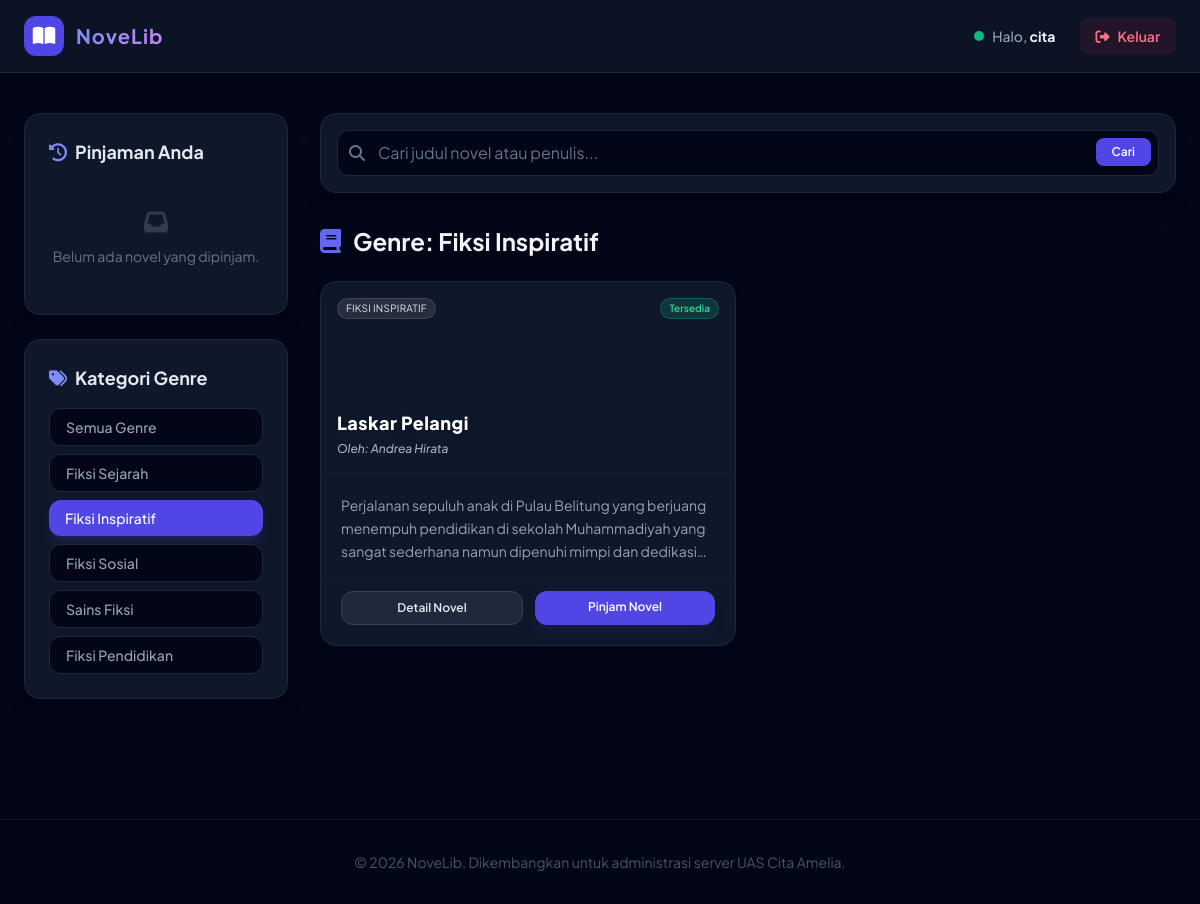
The app's page /Web_dinamis/index.php?genre=Fiksi Inspiratif (signed in) with its own data.
### tables this page shows
CREATE TABLE IF NOT EXISTS novels (
    id INT AUTO_INCREMENT PRIMARY KEY,
    judul VARCHAR(150) NOT NULL,
    penulis VARCHAR(100) NOT NULL,
    penerbit VARCHAR(100) NOT NULL,
    tahun_terbit INT NOT NULL,
    genre VARCHAR(50) NOT NULL,
    sinopsis TEXT NOT NULL,
    cover_image VARCHAR(255) DEFAULT 'default_cover.jpg',
    status ENUM('tersedia', 'dipinjam') DEFAULT 'tersedia',
    created_at TIMESTAMP DEFAULT CURRENT_TIMESTAMP
);

### Web_dinamis/index.php (the view, shortened to what this page needs)
<?php
require_once 'config/koneksi.php';
$user_id = $_SESSION['user_id'];
$username = $_SESSION['username'];
$search = isset($_GET['search']) ? mysqli_real_escape_string($koneksi, trim($_GET['search'])) : '';
$genre_filter = isset($_GET['genre']) ? mysqli_real_escape_string($koneksi, trim($_GET['genre'])) : '';
$query = "SELECT * FROM novels WHERE 1=1";
if (!empty($genre_filter)) {
    $query .= " AND genre = '$genre_filter'";
}
$query .= " ORDER BY id DESC";
$novels_result = mysqli_query($koneksi, $query);
$genres_query = "SELECT DISTINCT genre FROM novels";
$genres_result = mysqli_query($koneksi, $genres_query);
$borrows_query = "SELECT p.*, n.judul, n.penulis FROM peminjaman p
                  JOIN novels n ON p.novel_id = n.id
                  WHERE p.user_id = $user_id AND p.status = 'dipinjam'";
$borrows_result = mysqli_query($koneksi, $borrows_query);
?>
<!DOCTYPE html>
<html lang="id">
<head>
    <script src="https://cdn.tailwindcss.com"></script>
    <link rel="stylesheet" href="https://cdnjs.cloudflare.com/ajax/libs/font-awesome/6.4.0/css/all.min.css">
</head>
<body class="bg-slate-950 text-slate-100 min-h-screen">
    <nav class="sticky top-0 bg-slate-900/80 backdrop-blur-md border-b border-slate-800 z-50">
        <div class="max-w-7xl mx-auto px-6 py-4 flex justify-between items-center">
            <div class="flex items-center gap-3">
                <div class="w-10 h-10 rounded-xl bg-indigo-600 flex items-center justify-center text-white text-xl">
                    <i class="fa-solid fa-book-open"></i>
                </div>
                <span class="text-xl font-bold tracking-wider bg-gradient-to-r from-indigo-400 to-purple-400 bg-clip-text text-transparent">NoveLib</span>
            </div>
            <div class="flex items-center gap-6">
                <div class="hidden md:flex items-center gap-2">
                    <span class="text-xs w-2.5 h-2.5 rounded-full bg-emerald-500 animate-pulse"></span>
                    <span class="text-sm font-medium text-slate-400">Halo, <strong class="text-slate-100"><?= htmlspecialchars($username); ?></strong></span>
                </div>
                <a href="logout.php" class="px-4 py-2 bg-rose-600/10 hover:bg-rose-600 text-rose-400 hover:text-white rounded-lg text-sm font-semibold transition-all duration-300">
                    <i class="fa-solid fa-right-from-bracket mr-2"></i>Keluar
                </a>
            </div>
        </div>
    </nav>
    <main class="max-w-7xl mx-auto px-6 py-10 grid grid-cols-1 lg:grid-cols-4 gap-8">
        <div class="lg:col-span-1 space-y-6">
            <div class="bg-slate-900 border border-slate-800 rounded-2xl p-6 shadow-xl">
                <h3 class="font-bold text-slate-200 text-lg mb-4 flex items-center gap-2">
                    <i class="fa-solid fa-clock-rotate-left text-indigo-400"></i> Pinjaman Anda
                </h3>
                <?php if (mysqli_num_rows($borrows_result) > 0) : ?>
                    <div class="space-y-4">
                        <?php while ($borrow = mysqli_fetch_assoc($borrows_result)) : ?>
                            <div class="p-3 bg-slate-950 border border-slate-800 rounded-xl space-y-1">
                                <h4 class="font-semibold text-slate-200 text-sm line-clamp-1"><?= htmlspecialchars($borrow['judul']); ?></h4>
                                <p class="text-xs text-slate-500">Oleh: <?= htmlspecialchars($borrow['penulis']); ?></p>
                                <div class="flex items-center justify-between pt-2">
                                    <span class="text-[10px] px-2 py-0.5 bg-indigo-500/10 text-indigo-400 border border-indigo-500/20 rounded-md">Dipinjam</span>
                                    <span class="text-[10px] text-slate-500">Tgl: <?= date('d M Y', strtotime($borrow['tanggal_pinjam'])); ?></span>
                                </div>
                            </div>
                        <?php endwhile; ?>
                    </div>
                <?php else : ?>
                    <div class="text-center py-6 text-slate-500 text-sm">
                        <i class="fa-solid fa-inbox text-2xl mb-2 block opacity-40"></i>
                        Belum ada novel yang dipinjam.
                    </div>
                <?php endif; ?>
            </div>
            <div class="bg-slate-900 border border-slate-800 rounded-2xl p-6 shadow-xl">
                <h3 class="font-bold text-slate-200 text-lg mb-4 flex items-center gap-2">
                    <i class="fa-solid fa-tags text-indigo-400"></i> Kategori Genre
                </h3>
                <div class="flex flex-wrap lg:flex-col gap-2">
                    <a href="index.php?search=<?= urlencode($search); ?>"
                        class="px-4 py-2 rounded-xl text-sm font-medium transition-all duration-300 <?= empty($genre_filter) ? 'bg-indigo-600 text-white shadow-lg shadow-indigo-600/20' : 'bg-slate-950 text-slate-400 hover:text-slate-200 hover:bg-slate-850 border border-slate-800' ?>">
                        Semua Genre
                    </a>
                    <?php while ($genre_row = mysqli_fetch_assoc($genres_result)) : ?>
                        <?php $g = $genre_row['genre']; ?>
                        <a href="index.php?genre=<?= urlencode($g); ?>&search=<?= urlencode($search); ?>"
                            class="px-4 py-2 rounded-xl text-sm font-medium transition-all duration-300 <?= $genre_filter === $g ? 'bg-indigo-600 text-white shadow-lg shadow-indigo-600/20' : 'bg-slate-950 text-slate-400 hover:text-slate-200 hover:bg-slate-850 border border-slate-800' ?>">
                            <?= htmlspecialchars($g); ?>
                        </a>
                    <?php endwhile; ?>
                </div>
            </div>
        </div>
        <div class="lg:col-span-3 space-y-8">
            <div class="flex flex-col md:flex-row gap-4 justify-between items-center bg-slate-900 border border-slate-800 p-4 rounded-2xl shadow-xl">
                <form action="" method="GET" class="w-full relative">
                    <span class="absolute inset-y-0 left-0 pl-3 flex items-center text-slate-500">
                        <i class="fa-solid fa-magnifying-glass"></i>
                    </span>
                    <input type="text" name="search" value="<?= htmlspecialchars($search); ?>"
                        class="w-full pl-10 pr-24 py-2.5 bg-slate-950 border border-slate-800 rounded-xl text-slate-200 placeholder-slate-500 focus:outline-none focus:ring-2 focus:ring-indigo-500 focus:border-transparent transition-all"
                        placeholder="Cari judul novel atau penulis...">
                    <button type="submit" class="absolute right-2 top-2 px-4 py-1.5 bg-indigo-600 hover:bg-indigo-700 text-white text-xs font-semibold rounded-lg transition-all">
                        Cari
                    </button>
                </form>
            </div>
            <div>
                <h2 class="text-2xl font-bold text-slate-100 mb-6 flex items-center gap-3">
                    <i class="fa-solid fa-book text-indigo-500"></i>
                    <?= empty($genre_filter) ? 'Semua Koleksi Novel' : 'Genre: ' . htmlspecialchars($genre_filter); ?>
                </h2>
                <?php if (mysqli_num_rows($novels_result) > 0) : ?>
                    <div class="grid grid-cols-1 sm:grid-cols-2 xl:grid-cols-3 gap-6">
                        <?php while ($novel = mysqli_fetch_assoc($novels_result)) : ?>
                            <div class="bg-slate-900 border border-slate-800 rounded-2xl overflow-hidden hover:border-slate-700 shadow-lg hover:shadow-2xl hover:-translate-y-1 transition-all duration-300 flex flex-col justify-between">
                                <div>
                                    <?php
                                        $hue = abs(crc32($novel['judul'])) % 360;
                                        $bg_style = "background: linear-gradient(135deg, hsl($hue, 70%, 20%) 0%, hsl(($hue + 60) % 360, 60%, 10%) 100%)";
                                    ?>
                                    <div style="<?= $bg_style; ?>" class="h-48 flex flex-col justify-between p-4 relative text-white border-b border-slate-800/40">
                                        <div class="flex justify-between items-start">
                                            <span class="text-[10px] px-2 py-0.5 bg-white/10 backdrop-blur-md rounded-full text-slate-200 border border-white/10 uppercase tracking-wide">
                                                <?= htmlspecialchars($novel['genre']); ?>
                                            </span>
                                            <?php if ($novel['status'] === 'tersedia') : ?>
                                                <span class="text-[10px] px-2 py-0.5 bg-emerald-500/20 text-emerald-400 border border-emerald-500/30 rounded-full font-semibold">Tersedia</span>
                                            <?php else: ?>
                                                <span class="text-[10px] px-2 py-0.5 bg-amber-500/20 text-amber-400 border border-amber-500/30 rounded-full font-semibold">Dipinjam</span>
                                            <?php endif; ?>
                                        </div>
                                        <div class="space-y-1">
                                            <h3 class="font-extrabold text-lg tracking-wide drop-shadow line-clamp-2"><?= htmlspecialchars($novel['judul']); ?></h3>
                                            <p class="text-xs text-slate-300/80 italic font-medium">Oleh: <?= htmlspecialchars($novel['penulis']); ?></p>
                                        </div>
                                    </div>
                                    <div class="p-5 space-y-3">
                                        <p class="text-sm text-slate-400 line-clamp-3 leading-relaxed">
                                            <?= htmlspecialchars($novel['sinopsis']); ?>
                                        </p>
                                    </div>
                                </div>
                                <div class="px-5 pb-5 pt-2 flex gap-3 border-t border-slate-800/30">
                                    <a href="detail.php?id=<?= $novel['id']; ?>"
                                        class="flex-1 py-2 text-center bg-slate-800 hover:bg-slate-750 text-slate-200 hover:text-white text-xs font-semibold rounded-xl border border-slate-700 transition-all">
                                        Detail Novel
                                    </a>
                                    <?php if ($novel['status'] === 'tersedia') : ?>
                                        <a href="pinjam.php?id=<?= $novel['id']; ?>"
                                            onclick="return confirm('Apakah Anda yakin ingin meminjam novel ini?')"
                                            class="flex-1 py-2 text-center bg-indigo-600 hover:bg-indigo-700 text-white text-xs font-semibold rounded-xl shadow-lg shadow-indigo-600/10 active:scale-[0.97] transition-all">
                                            Pinjam Novel
                                        </a>
                                    <?php endif; ?>
                                </div>
                            </div>
                        <?php endwhile; ?>
                    </div>
                <?php endif; ?>
            </div>
        </div>
    </main>
    <footer class="mt-20 border-t border-slate-900 bg-slate-950 py-8 text-center text-sm text-slate-600">
        <p>&copy; <?= date('Y'); ?> NoveLib. Dikembangkan untuk administrasi server UAS Cita Amelia.</p>
    </footer>
</body>
</html>

### Web_dinamis/index.php (style rules this page uses)
body { font-family: 'Plus Jakarta Sans', sans-serif; }

### records on screen
novels: genre "FIKSI INSPIRATIF", status "Tersedia", judul "Laskar Pelangi", penulis "Andrea Hirata", sinopsis "Perjalanan sepuluh anak di Pulau Belitung yang berjuang menempuh pendidikan di sekolah Muhammadiyah yang sangat sederhana namun dipenuhi mimpi dan…"

### other values on screen
$username "cita"
$g "Fiksi Sejarah"
$g "Fiksi Inspiratif"
$g "Fiksi Sosial"
$g "Sains Fiksi"
$g "Fiksi Pendidikan"
$genre_filter "Fiksi Inspiratif"
